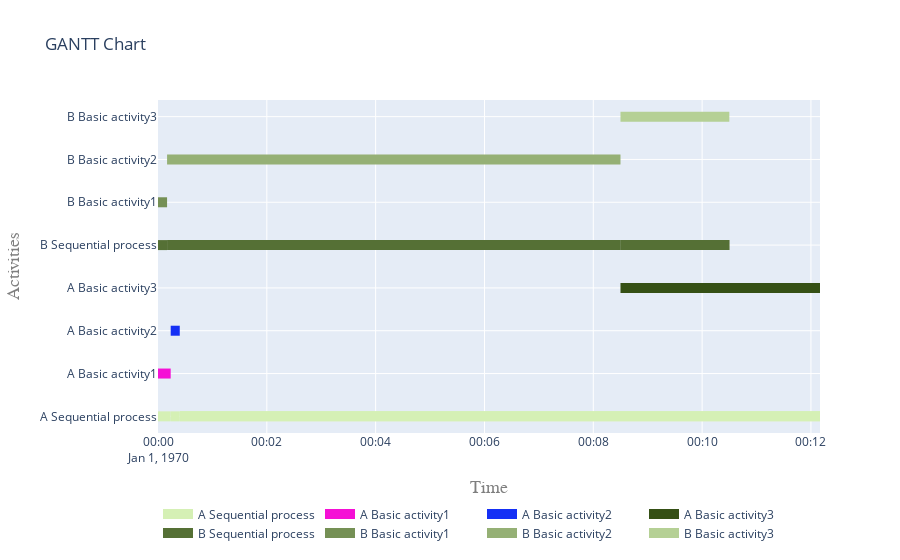

The notebook cell saved with this chart:
### Markdown cell above
##### 5.2 Visualise gantt charts

### Code cell
plot.get_gantt_chart([*model.get_subprocesses(sequential_activity_A), *model.get_subprocesses(sequential_activity_B)])

### Figure 1 — Plotly figure (JSON) as saved in the notebook; plotly's stock layout.template omitted (floating-point values rounded to 4 significant figures)
{"data": [{"connectgaps": false, "hoverinfo": "y+name", "line": {"color": "rgb(213,240,181)", "width": 10}, "mode": "lines", "name": "A Sequential process", "type": "scatter", "x": ["1970-01-01T00:00:00", "1970-01-01T00:00:00", "1970-01-01T00:00:14", "1970-01-01T00:00:14", "1970-01-01T00:00:14", "1970-01-01T00:00:14", "1970-01-01T00:00:14", "1970-01-01T00:00:24", "1970-01-01T00:00:24", "1970-01-01T00:00:24", "1970-01-01T00:00:24", "1970-01-01T00:00:24", "1970-01-01T00:12:10", "1970-01-01T00:12:10", "1970-01-01T00:12:10", "1970-01-01T00:00:24", "1970-01-01T00:00:24", "1970-01-01T00:12:10", "1970-01-01T00:12:10", "1970-01-01T00:12:10"], "y": ["A Sequential process", "A Sequential process", "A Sequential process", "A Sequential process", null, "A Sequential process", "A Sequential process", "A Sequential process", "A Sequential process", null, "A Sequential process", "A Sequential process", "A Sequential process", "A Sequential process", null, "A Sequential process", "A Sequential process", "A Sequential process", "A Sequential process", null]}, {"connectgaps": false, "hoverinfo": "y+name", "line": {"color": "rgb(245,16,213)", "width": 10}, "mode": "lines", "name": "A Basic activity1", "type": "scatter", "x": ["1970-01-01T00:00:00", "1970-01-01T00:00:00", "1970-01-01T00:00:14", "1970-01-01T00:00:14", "1970-01-01T00:00:14"], "y": ["A Basic activity1", "A Basic activity1", "A Basic activity1", "A Basic activity1", null]}, {"connectgaps": false, "hoverinfo": "y+name", "line": {"color": "rgb(21,48,245)", "width": 10}, "mode": "lines", "name": "A Basic activity2", "type": "scatter", "x": ["1970-01-01T00:00:14", "1970-01-01T00:00:14", "1970-01-01T00:00:24", "1970-01-01T00:00:24", "1970-01-01T00:00:24"], "y": ["A Basic activity2", "A Basic activity2", "A Basic activity2", "A Basic activity2", null]}, {"connectgaps": false, "hoverinfo": "y+name", "line": {"color": "rgb(53,80,21)", "width": 10}, "mode": "lines", "name": "A Basic activity3", "type": "scatter", "x": ["1970-01-01T00:08:30", "1970-01-01T00:08:30", "1970-01-01T00:12:10", "1970-01-01T00:12:10", "1970-01-01T00:12:10"], "y": ["A Basic activity3", "A Basic activity3", "A Basic activity3", "A Basic activity3", null]}, {"connectgaps": false, "hoverinfo": "y+name", "line": {"color": "rgb(85,112,53)", "width": 10}, "mode": "lines", "name": "B Sequential process", "type": "scatter", "x": ["1970-01-01T00:00:00", "1970-01-01T00:00:00", "1970-01-01T00:00:10", "1970-01-01T00:00:10", "1970-01-01T00:00:10", "1970-01-01T00:00:10", "1970-01-01T00:00:10", "1970-01-01T00:08:30", "1970-01-01T00:08:30", "1970-01-01T00:08:30", "1970-01-01T00:08:30", "1970-01-01T00:08:30", "1970-01-01T00:10:30", "1970-01-01T00:10:30", "1970-01-01T00:10:30", "1970-01-01T00:08:30", "1970-01-01T00:08:30", "1970-01-01T00:10:30", "1970-01-01T00:10:30", "1970-01-01T00:10:30"], "y": ["B Sequential process", "B Sequential process", "B Sequential process", "B Sequential process", null, "B Sequential process", "B Sequential process", "B Sequential process", "B Sequential process", null, "B Sequential process", "B Sequential process", "B Sequential process", "B Sequential process", null, "B Sequential process", "B Sequential process", "B Sequential process", "B Sequential process", null]}, {"connectgaps": false, "hoverinfo": "y+name", "line": {"color": "rgb(117,144,85)", "width": 10}, "mode": "lines", "name": "B Basic activity1", "type": "scatter", "x": ["1970-01-01T00:00:00", "1970-01-01T00:00:00", "1970-01-01T00:00:10", "1970-01-01T00:00:10", "1970-01-01T00:00:10"], "y": ["B Basic activity1", "B Basic activity1", "B Basic activity1", "B Basic activity1", null]}, {"connectgaps": false, "hoverinfo": "y+name", "line": {"color": "rgb(149,176,117)", "width": 10}, "mode": "lines", "name": "B Basic activity2", "type": "scatter", "x": ["1970-01-01T00:00:10", "1970-01-01T00:00:10", "1970-01-01T00:08:30", "1970-01-01T00:08:30", "1970-01-01T00:08:30"], "y": ["B Basic activity2", "B Basic activity2", "B Basic activity2", "B Basic activity2", null]}, {"connectgaps": false, "hoverinfo": "y+name", "line": {"color": "rgb(181,208,149)", "width": 10}, "mode": "lines", "name": "B Basic activity3", "type": "scatter", "x": ["1970-01-01T00:08:30", "1970-01-01T00:08:30", "1970-01-01T00:10:30", "1970-01-01T00:10:30", "1970-01-01T00:10:30"], "y": ["B Basic activity3", "B Basic activity3", "B Basic activity3", "B Basic activity3", null]}], "layout": {"hovermode": "closest", "legend": {"orientation": "h", "x": 0, "y": -0.2}, "title": {"text": "GANTT Chart"}, "xaxis": {"range": ["1970-01-01T00:00:00", "1970-01-01T00:12:10"], "title": {"font": {"color": "#7f7f7f", "family": "Courier New, monospace", "size": 18}, "text": "Time"}}, "yaxis": {"title": {"font": {"color": "#7f7f7f", "family": "Courier New, monospace", "size": 18}, "text": "Activities"}}}}
